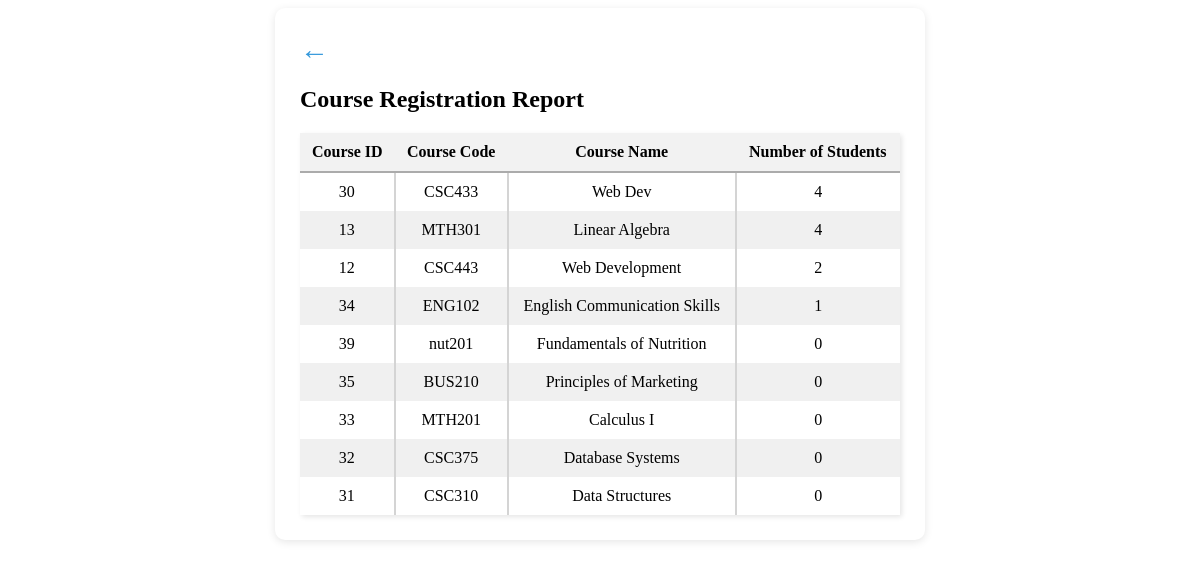
Page /controller/CourseController.php?action=report on the committed database.
### tables this page shows
CREATE TABLE IF NOT EXISTS `courses` (
  `id` int NOT NULL AUTO_INCREMENT,
  `course_code` varchar(20) NOT NULL,
  `course_name` varchar(100) NOT NULL,
  `description` text,
  `credits` int DEFAULT '3',
  `created_at` datetime DEFAULT CURRENT_TIMESTAMP,
  `updated_at` datetime DEFAULT CURRENT_TIMESTAMP ON UPDATE CURRENT_TIMESTAMP,
  PRIMARY KEY (`id`),
  UNIQUE KEY `course_code` (`course_code`),
  UNIQUE KEY `course_name` (`course_name`)
);

### models/Course.php (called while the page is built, shortened)
<?php
class Course
{
    private $pdo;
    public function __construct($pdo)
    {
        $this->pdo = $pdo;
    }
    public function getCourseStudentCounts()
    {
        try {
            $stmt = $this->pdo->query("
            SELECT
                c.id,
                c.course_code,
                c.course_name,
                COUNT(registrations.student_id) AS student_count
            FROM courses as c
            LEFT JOIN registrations ON c.id = registrations.course_id
            GROUP BY c.id, c.course_code
            ORDER BY student_count DESC
            ");
            return ['success' => $stmt->fetchAll(PDO::FETCH_ASSOC)];
        } catch (PDOException $e) {
            return ['error' => $e->getMessage()];
        }
    }
}

### views/course_report.php (the view, shortened to what this page needs)
<!DOCTYPE html>
<html lang="en">
<head>
    <link rel="stylesheet" href="../css/report.css">
</head>
<body>
    <div class="course-details">
        <a href="../controller/CourseController.php?action=index" class="back-arrow">&#8592;</a>
        <h2>Course Registration Report</h2>
        <table class="report-table">
            <thead>
                <tr>
                    <th>Course ID</th>
                    <th>Course Code</th>
                    <th>Course Name</th>
                    <th>Number of Students</th>
                </tr>
            </thead>
            <tbody>
                <?php foreach ($reportData as $row): ?>
                    <tr>
                        <td><?= htmlspecialchars($row['id']) ?></td>
                        <td><?= htmlspecialchars($row['course_code']) ?></td>
                        <td><?= htmlspecialchars($row['course_name']) ?></td>
                        <td><?= htmlspecialchars($row['student_count']) ?></td>
                    </tr>
                <?php endforeach; ?>
            </tbody>
        </table>
    </div>
</body>
</html>

### css/report.css (style rules this page uses)
.course-details { max-width: fit-content; margin: auto; background: white; padding: 25px; border-radius: 10px; box-shadow: 0 2px 8px rgba(0, 0, 0, 0.1); }
.back-arrow { display: inline-block; font-size: 1.8em; color: #3498db; text-decoration: none; cursor: pointer; }
.report-table { width: fit-content; min-width: 600px; margin-top: 10px; text-align: center; border-collapse: collapse; box-shadow: 2px 2px 5px rgba(0, 0, 0, 0.1); }
.report-table th { border-bottom: 2px solid #ababab; background-color: #f2f2f2; padding: 10px; }
.report-table td { padding: 10px; border-left: 2px solid #d4d4d4; border-right: 2px solid #d4d4d4; }
.report-table td:first-child { border-left: none; }
.report-table td:last-child { border-right: none; }
.report-table tr:nth-child(even) td { background-color: #f0f0f0; }
.report-table tr:nth-child(odd) td { background-color: #ffffff; }
.report-table td:nth-child(3), .report-table th:nth-child(3) { max-width: 250px; white-space: nowrap; overflow: hidden; text-overflow: ellipsis; }

### rows in the picture
courses: id "30", course_code "CSC433", course_name "Web Dev", student_count "4"
courses: id "13", course_code "MTH301", course_name "Linear Algebra", student_count "4"
courses: id "12", course_code "CSC443", course_name "Web Development", student_count "2"
courses: id "34", course_code "ENG102", course_name "English Communication Skills", student_count "1"
courses: id "39", course_code "nut201", course_name "Fundamentals of Nutrition", student_count "0"
courses: id "35", course_code "BUS210", course_name "Principles of Marketing", student_count "0"
courses: id "33", course_code "MTH201", course_name "Calculus I", student_count "0"
courses: id "32", course_code "CSC375", course_name "Database Systems", student_count "0"
courses: id "31", course_code "CSC310", course_name "Data Structures", student_count "0"
